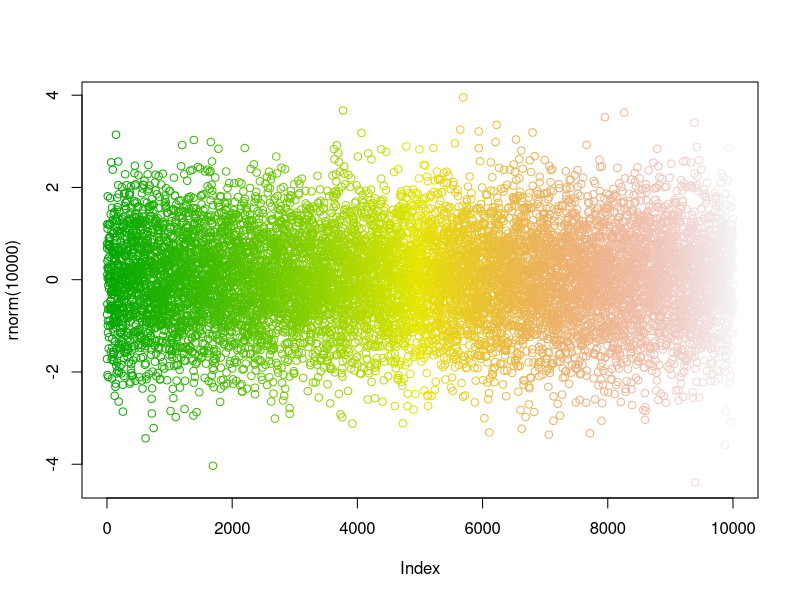
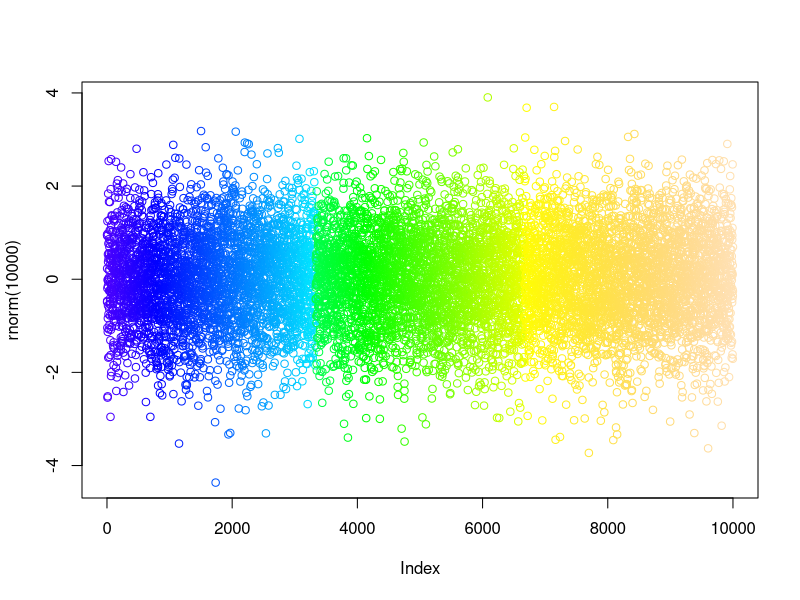
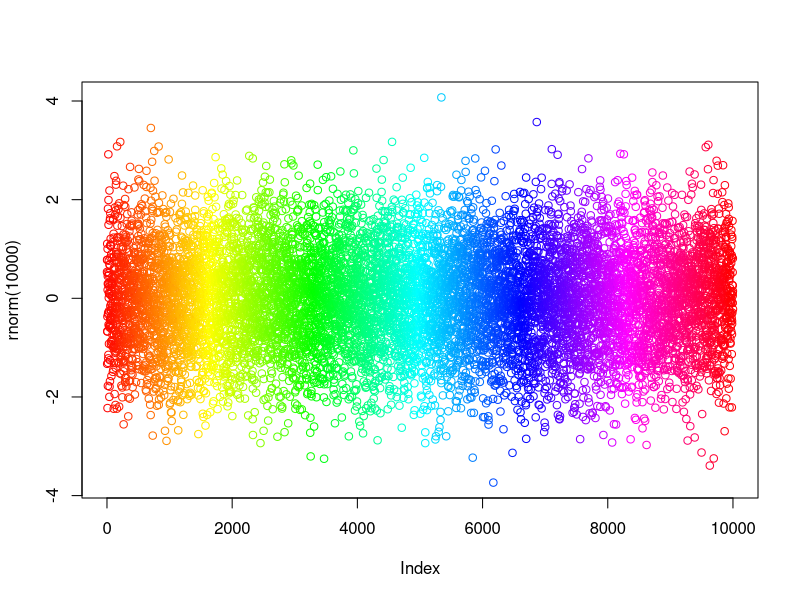
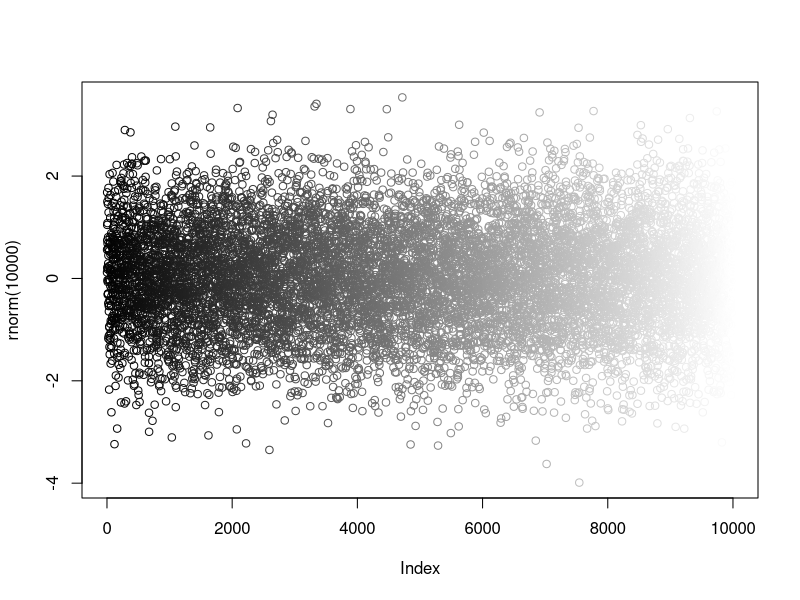

The R script that drew these images, in order:
# examples with terrain.colors, topo.colors, etc
plot( rnorm(10000), col=terrain.colors(10000))
plot( rnorm(10000), col=topo.colors(10000))
plot( rnorm(10000), col=rainbow(10000))

?terrain.colors

# another example is to grey's or gray's
?gray
plot( rnorm(10000), col=grey(seq(0,.9999,by=.0001)))

# other ways to generate colors, for instance,
?colorRampPalette

# practice colors in R, try several ways, see what happens!

